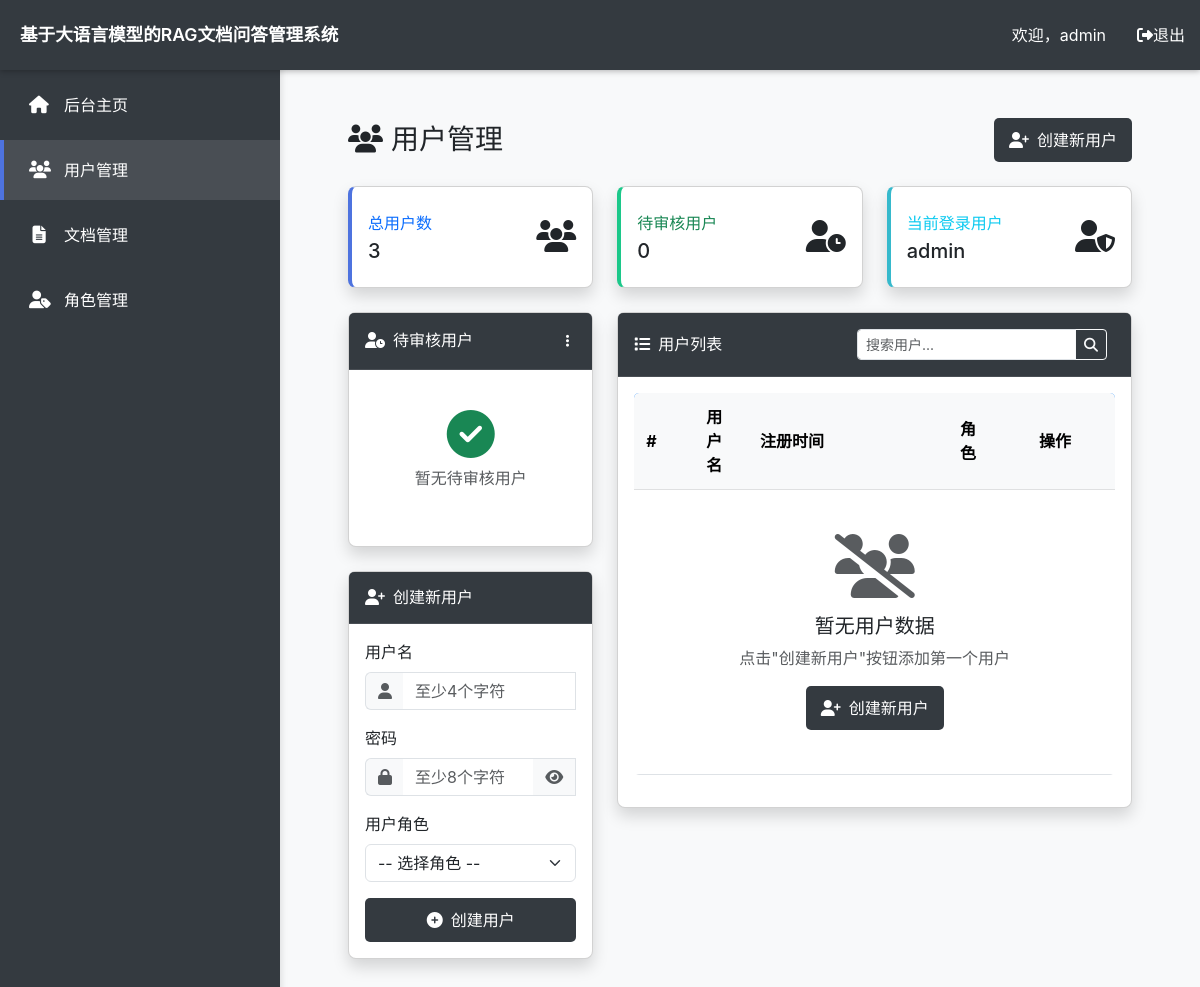
The app's page /admin/users?page=2 (signed in), older data.
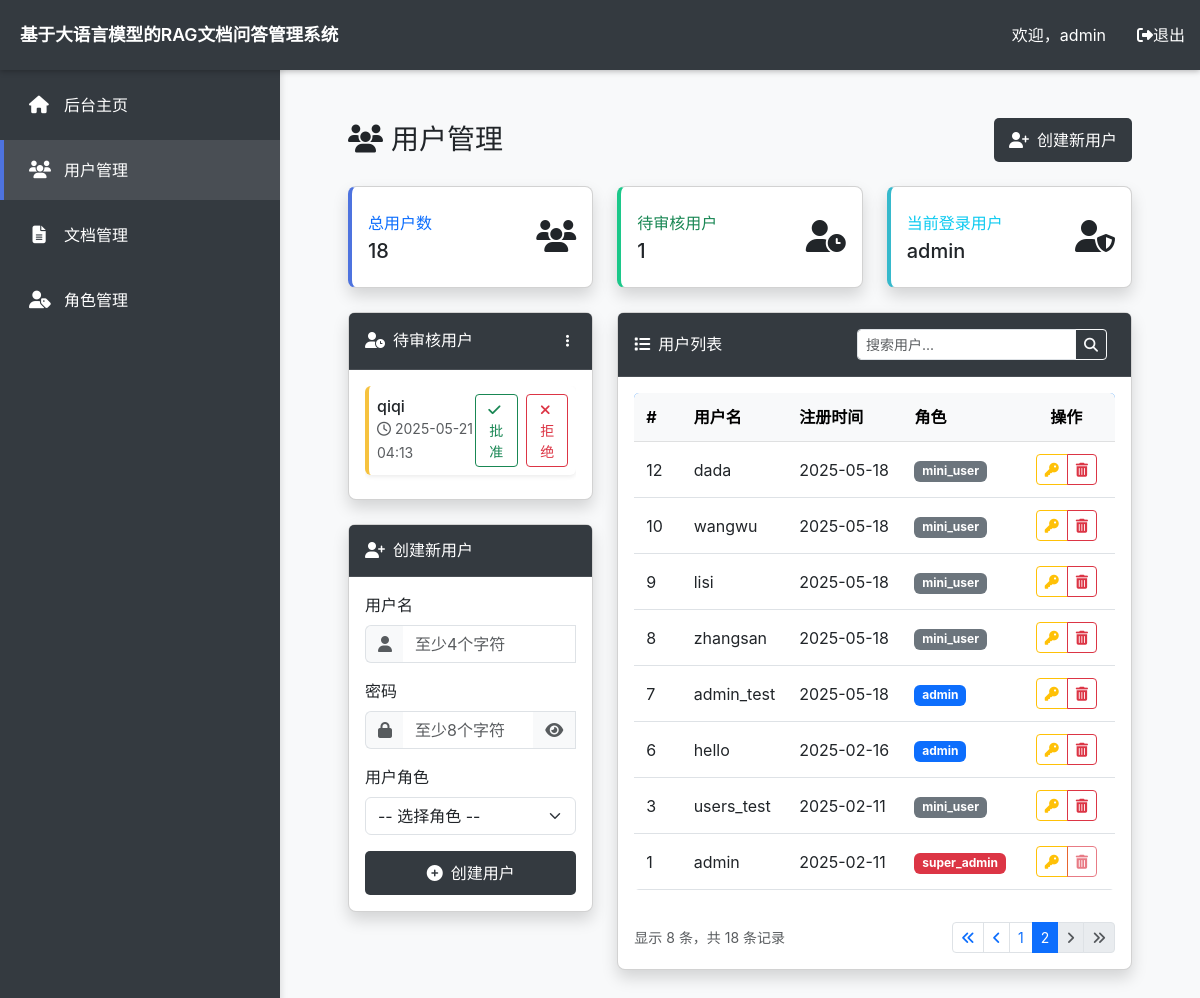
The same page, newer data.
### model.py (models this page shows, shortened)
class PKMixin:
    id = db.Column(db.Integer, primary_key=True, autoincrement=True)

class TimestampMixin:
    created_at = db.Column(
        db.DateTime,
        default=datetime.utcnow,
        server_default=text("CURRENT_TIMESTAMP"),
        nullable=False,
        index=True,
    )
    updated_at = db.Column(
        db.DateTime,
        default=datetime.utcnow,
        onupdate=datetime.utcnow,
        server_default=text("CURRENT_TIMESTAMP"),
        nullable=False,
    )

class User(db.Model, UserMixin, PKMixin, TimestampMixin):
    __tablename__ = 'users'
    username = db.Column(db.String(64), unique=True, nullable=False, index=True)
    password_hash = db.Column(db.String(128), nullable=False)
    approved = db.Column(db.Boolean, default=False, server_default=text('0'))
    role_id = db.Column(db.Integer, db.ForeignKey('user_roles.id'), nullable=True)
    role = db.relationship('UserRole', back_populates='users', lazy='joined')
    sessions = db.relationship(
        'Session', back_populates='user', lazy='dynamic', cascade='all, delete-orphan'
    )
    documents = db.relationship(
        'Document', back_populates='uploader', lazy='dynamic', cascade='all, delete-orphan'
    )

class UserRole(db.Model, PKMixin, TimestampMixin):
    __tablename__ = 'user_roles'
    name = db.Column(db.String(50), unique=True, nullable=False)
    description = db.Column(db.String(255), nullable=True)
    users = db.relationship(
        'User', back_populates='role', lazy='dynamic', cascade='all, delete-orphan'
    )

### app.py (the view)
@app.route('/admin/users', methods=['GET'])
@login_required
def manage_users():
    pending_users = User.query.filter_by(approved=False,
                                         role_id=UserRole.query.filter_by(name='mini_user').first().id).all()
    page = request.args.get('page', 1, type=int)
    per_page = 10
    pagination = User.query.order_by(User.id.desc()).paginate(page=page, per_page=per_page, error_out=False)
    return render_template('manage_users.html', pagination=pagination, pending_users=pending_users,
                           roles=UserRole.query.all())

### app.py (called while the page is built)
@login_manager.user_loader
def load_user(user_id):
    return User.query.get(int(user_id))

@app.before_request
def do_init():
    if not getattr(app, '_vector_init_done', False):
        index_path = os.path.join(app.config['VECTORSTORE_DIR'], "faiss_index")
        document_folder = os.path.join(os.path.dirname(__file__), "../document")
        VectorStoreManager.initialize(index_path=index_path, document_folder=document_folder)
        app._vector_init_done = True

### templates/manage_users.html (shortened to what the changed rows need)
{% extends 'base.html' %}
{% block content %}
<div class="container-fluid p-4">
    <div class="d-sm-flex align-items-center justify-content-between mb-4">
        <h1 class="h3 mb-0 text-gray-800">
            <i class="fas fa-users me-2"></i>用户管理
        </h1>
    </div>
    <div class="row">
        <div class="col-xl-4 col-md-6 mb-4">
            <div class="card border-left-primary shadow h-100 py-2">
                <div class="card-body">
                    <div class="row no-gutters align-items-center">
                        <div class="col mr-2">
                            <div class="text-xs font-weight-bold text-primary text-uppercase mb-1">总用户数</div>
                            <div class="h5 mb-0 font-weight-bold text-gray-800">{{ pagination.total }}</div>
                        </div>
                    </div>
                </div>
            </div>
        </div>
        <div class="col-xl-4 col-md-6 mb-4">
            <div class="card border-left-success shadow h-100 py-2">
                <div class="card-body">
                    <div class="row no-gutters align-items-center">
                        <div class="col mr-2">
                            <div class="text-xs font-weight-bold text-success text-uppercase mb-1">待审核用户</div>
                            <div class="h5 mb-0 font-weight-bold text-gray-800">{{ pending_users|length }}</div>
                        </div>
                    </div>
                </div>
            </div>
        </div>
        <div class="col-xl-4 col-md-12 mb-4">
            <div class="card border-left-info shadow h-100 py-2">
                <div class="card-body">
                    <div class="row no-gutters align-items-center">
                        <div class="col mr-2">
                            <div class="text-xs font-weight-bold text-info text-uppercase mb-1">当前登录用户</div>
                            <div class="h5 mb-0 font-weight-bold text-gray-800"> {{ current_user.username }}</div>
                        </div>
                    </div>
                </div>
            </div>
        </div>
    </div>
    <div class="row">
        <div class="col-lg-4">
            <div class="card shadow mb-4">
                <div class="card-body">
                    <div class="pending-users-container" style="max-height: 300px; overflow-y: auto;">
                        {% if pending_users|length > 0 %}
                        {% for user in pending_users %}
                        <div class="pending-user-item mb-2 p-2 border-left-warning rounded shadow-sm">
                            <div class="d-flex justify-content-between align-items-center">
                                <div>
                                    <h6 class="mb-0 font-weight-bold">{{ user.username }}</h6>
                                    <small class="text-muted">
                                        <i class="far fa-clock me-1"></i>{{ user.created_at.strftime('%Y-%m-%d %H:%M')
                                        }}
                                    </small>
                                </div>
                                <div class="btn-group btn-group-sm">
                                    <form action="{{ url_for('approve_user') }}" method="POST" class="d-inline">
                                        <button type="submit" class="btn btn-outline-success btn-sm">
                                            <i class="fas fa-check me-1"></i>批准
                                        </button>
                                    </form>
                                    <form action="{{ url_for('reject_user') }}" method="POST" class="d-inline ms-2">
                                        <button type="submit" class="btn btn-outline-danger btn-sm">
                                            <i class="fas fa-times me-1"></i>拒绝
                                        </button>
                                    </form>
                                </div>
                            </div>
                        </div>
                        {% endfor %}
                        {% else %}
                        <div class="text-center py-4">
                            <i class="fas fa-check-circle fa-3x text-success mb-2"></i>
                            <p class="text-muted">暂无待审核用户</p>
                        </div>
                        {% endif %}
                    </div>
                </div>
            </div>
        </div>
        <div class="col-lg-8">
            <div class="card shadow mb-4">
                <div class="card-body">
                    <div class="table-responsive">
                        <table class="table table-hover align-middle" id="usersTable">
                            <thead class="table-light">
                            <tr>
                                <th width="60">#</th>
                                <th>用户名</th>
                                <th width="200">注册时间</th>
                                <th>角色</th>
                                <th width="120" class="text-center">操作</th>
                            </tr>
                            </thead>
                            <tbody>
                            {% for user in pagination.items %}
                            <tr>
                                <td>{{ user.id }}</td>
                                <td>{{ user.username }}</td>
                                <td>
                                        <span data-bs-toggle="tooltip" data-bs-placement="top"
                                              title="{{ user.created_at.strftime('%Y-%m-%d %H:%M:%S') }}">
                                            {{ user.created_at.strftime('%Y-%m-%d') }}
                                        </span>
                                </td>
                                <td>
                                        <span class="badge {% if user.role.name == 'super_admin' %}bg-danger
                                              {% elif user.role.name == 'admin' %}bg-primary
                                              {% elif user.role.name == 'mini_user' %}bg-secondary
                                              {% else %}bg-info{% endif %}">
                                            {{ user.role.name }}
                                        </span>
                                </td>
                                <td class="text-center">
                                    <div class="btn-group btn-group-sm">
                                        <button type="button" class="btn btn-outline-warning"
                                                onclick="resetPassword('{{ user.id }}', '{{ user.username }}')"
                                                data-bs-toggle="tooltip" title="重置密码">
                                            <i class="fas fa-key"></i>
                                        </button>
                                        {% if user.role.name != 'super_admin' %}
                                        <button type="button" class="btn btn-outline-danger"
                                                onclick="confirmDelete('{{ user.id }}', '{{ user.username }}')"
                                                data-bs-toggle="tooltip" title="删除用户">
                                            <i class="fas fa-trash-alt"></i>
                                        </button>
                                        {% else %}
                                        <button type="button" class="btn btn-outline-danger" disabled
                                                data-bs-toggle="tooltip" title="超级管理员不可删除">
                                            <i class="fas fa-trash-alt"></i>
                                        </button>
                                        {% endif %}
                                    </div>
                                </td>
                            </tr>
                            {% else %}
                            <tr>
                                <td colspan="5" class="text-center py-5">
                                    <div class="empty-state">
                                        <i class="fas fa-users-slash fa-4x text-muted mb-3"></i>
                                        <h5>暂无用户数据</h5>
                                        <p class="text-muted">点击"创建新用户"按钮添加第一个用户</p>
                                        <button class="btn btn-primary" data-bs-toggle="modal"
                                                data-bs-target="#addUserModal">
                                            <i class="fas fa-user-plus me-2"></i>创建新用户
                                        </button>
                                    </div>
                                </td>
                            </tr>
                            {% endfor %}
                            </tbody>
                        </table>
                    </div>
                    {% if pagination.pages > 1 %}
                    <div class="d-flex justify-content-between align-items-center mt-3">
                        <div class="text-muted small">
                            显示 {{ pagination.items|length }} 条，共 {{ pagination.total }} 条记录
                        </div>
                        <nav aria-label="Page navigation">
                            <ul class="pagination pagination-sm mb-0">
                                <li class="page-item {% if not pagination.has_prev %}disabled{% endif %}">
                                    <a class="page-link" href="?page=1" aria-label="First">
                                        <span aria-hidden="true"><i class="fas fa-angle-double-left"></i></span>
                                    </a>
                                </li>
                                <li class="page-item {% if not pagination.has_prev %}disabled{% endif %}">
                                    <a class="page-link" href="?page={{ pagination.prev_num }}" aria-label="Previous">
                                        <span aria-hidden="true"><i class="fas fa-angle-left"></i></span>
                                    </a>
                                </li>
                                {% for page_num in pagination.iter_pages(left_edge=1, right_edge=1, left_current=2,
                                right_current=2) %}
                                {% if page_num %}
                                <li class="page-item {% if page_num == pagination.page %}active{% endif %}">
                                    <a class="page-link" href="?page={{ page_num }}">{{ page_num }}</a>
                                </li>
                                {% else %}
                                <li class="page-item disabled">
                                    <span class="page-link">…</span>
                                </li>
                                {% endif %}
                                {% endfor %}
                                <li class="page-item {% if not pagination.has_next %}disabled{% endif %}">
                                    <a class="page-link" href="?page={{ pagination.next_num }}" aria-label="Next">
                                        <span aria-hidden="true"><i class="fas fa-angle-right"></i></span>
                                    </a>
                                </li>
                                <li class="page-item {% if not pagination.has_next %}disabled{% endif %}">
                                    <a class="page-link" href="?page={{ pagination.pages }}" aria-label="Last">
                                        <span aria-hidden="true"><i class="fas fa-angle-double-right"></i></span>
                                    </a>
                                </li>
                            </ul>
                        </nav>
                    </div>
                    {% endif %}
                </div>
            </div>
        </div>
    </div>
</div>
{% endblock %}

### templates/base.html (shortened to what this page needs)
<!DOCTYPE html>
<html lang="zh-CN">
<head>
  <link rel="stylesheet" href="https://cdnjs.cloudflare.com/ajax/libs/font-awesome/6.4.0/css/all.min.css">
  <link href="https://cdn.jsdelivr.net/npm/bootstrap@5.3.0/dist/css/bootstrap.min.css" rel="stylesheet">
  <link rel="stylesheet" href="{{ url_for('static', filename='css/style.css') }}">
</head>
<body>
  <nav class="navbar navbar-dark navbar-top">
    <div class="container-fluid px-0">
      <a class="navbar-brand" href="{{ url_for('admin_index') }}">基于大语言模型的RAG文档问答管理系统</a>
      <div class="user-info">
        <span class="nav-user">欢迎，{{ current_user.username if current_user.is_authenticated else 'Guest' }}</span>
        <a href="#" class="nav-link logout-link" data-bs-toggle="modal" data-bs-target="#logoutModal">
          <i class="fas fa-sign-out-alt"></i> 退出
        </a>
      </div>
    </div>
  </nav>
  <div class="sidebar" id="sidebar">
    <ul class="sidebar-menu">
      <li>
        <a href="{{ url_for('admin_index') }}" class="{% if request.path == url_for('admin_index') %}active{% endif %}">
          <i class="fas fa-home"></i> 后台主页
        </a>
      </li>
      <li>
        <a href="{{ url_for('manage_users') }}" class="{% if request.path == url_for('manage_users') %}active{% endif %}">
          <i class="fas fa-users"></i> 用户管理
        </a>
      </li>
      <li>
        <a href="{{ url_for('manage_docs') }}" class="{% if request.path == url_for('manage_docs') %}active{% endif %}">
          <i class="fas fa-file-alt"></i> 文档管理
        </a>
      </li>
      <li>
        <a href="{{ url_for('manage_roles') }}" class="{% if request.path == url_for('manage_roles') %}active{% endif %}">
          <i class="fas fa-user-tag"></i> 角色管理
        </a>
      </li>
    </ul>
  </div>
  <main class="main-content">
    <div class="container-fluid p-4">
      {% block content %}{% endblock %}
    </div>
  </main>
</body>
</html>

Row changes from the older to the newer data that the page shows:
now on one of the page's lists (row edited): User: id "1", username "admin", created_at "2025-02-11", role.name "super_admin"
added User: username "qiqi", created_at "2025-05-21 04:13", shown under "待审核用户"
added User: id "12", username "dada", created_at "2025-05-18", role.name "mini_user", shown under "用户列表"
added User: id "10", username "wangwu", created_at "2025-05-18", role.name "mini_user", shown under "用户列表"
added User: id "9", username "lisi", created_at "2025-05-18", role.name "mini_user", shown under "用户列表"
added User: id "8", username "zhangsan", created_at "2025-05-18", role.name "mini_user", shown under "用户列表"
added User: id "7", username "admin_test", created_at "2025-05-18", role.name "admin", shown under "用户列表"
now on this page (row edited): User: id "6", username "hello", created_at "2025-02-16", role.name "admin", shown under "用户列表"
now on this page (row edited): User: id "3", username "users_test", created_at "2025-02-11", role.name "mini_user", shown under "用户列表"
Text that changed along with them:
{{ pagination.total }}: "3" → "18"
{{ pending_users|length }}: "0" → "1"
{{ pagination.items|length }}: (not shown) → "8"
{{ pagination.total }}: (not shown) → "18"
text no longer shown: "暂无待审核用户 暂无用户数据 点击\"创建新用户\"按钮添加第一个用户 创建新用户"
text now shown: "显示 条，共 条记录"
new list line: "1"
new list line: "2"
